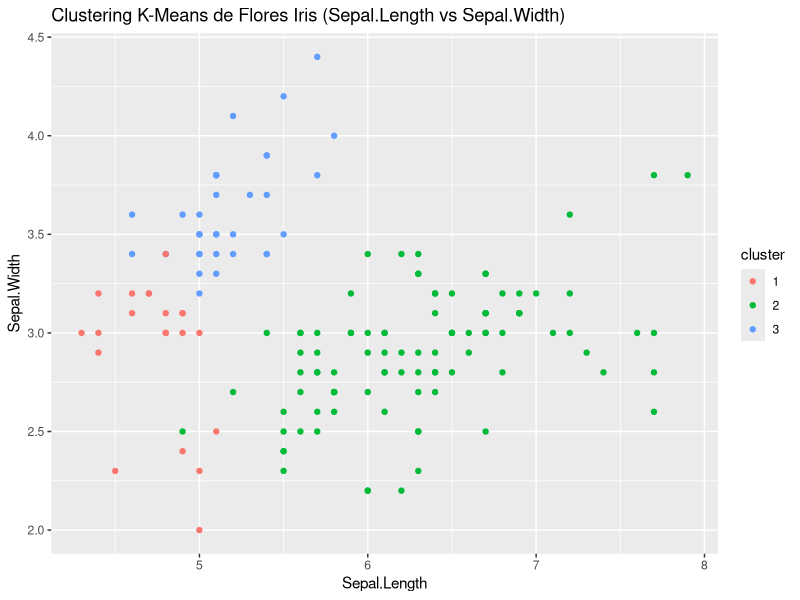
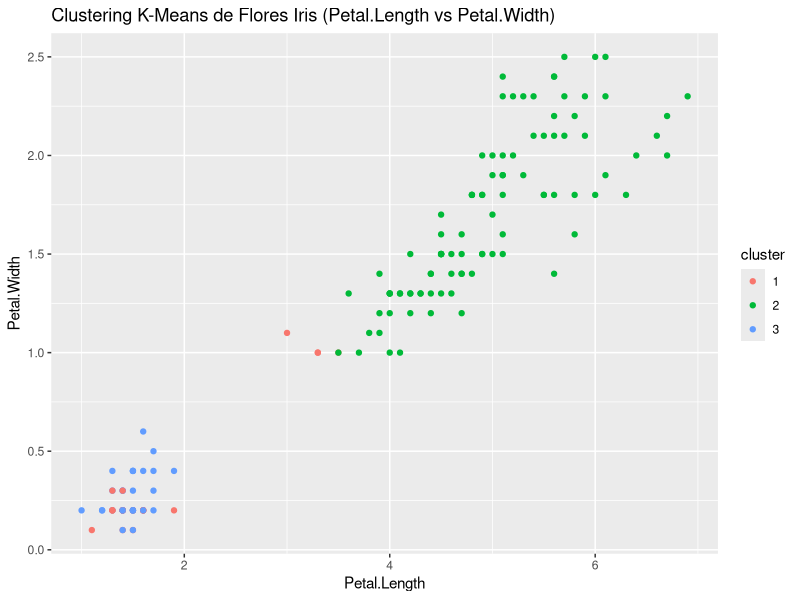
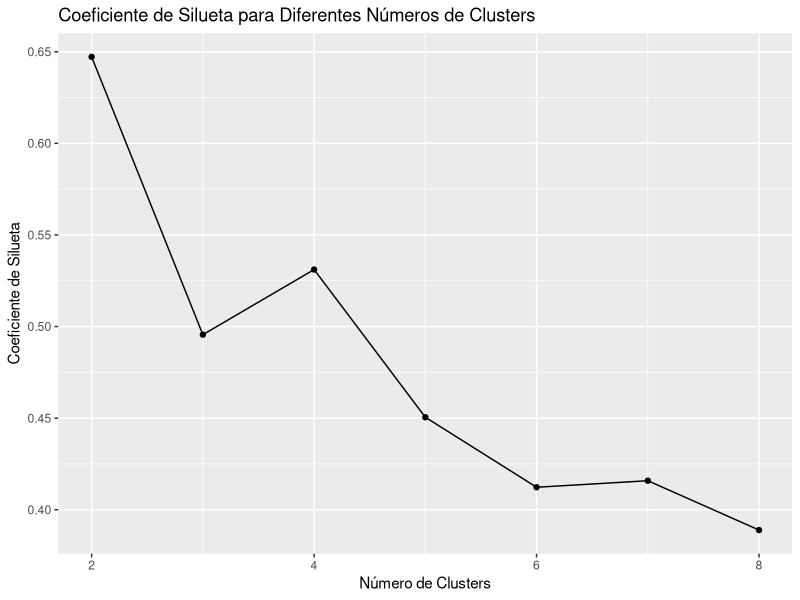
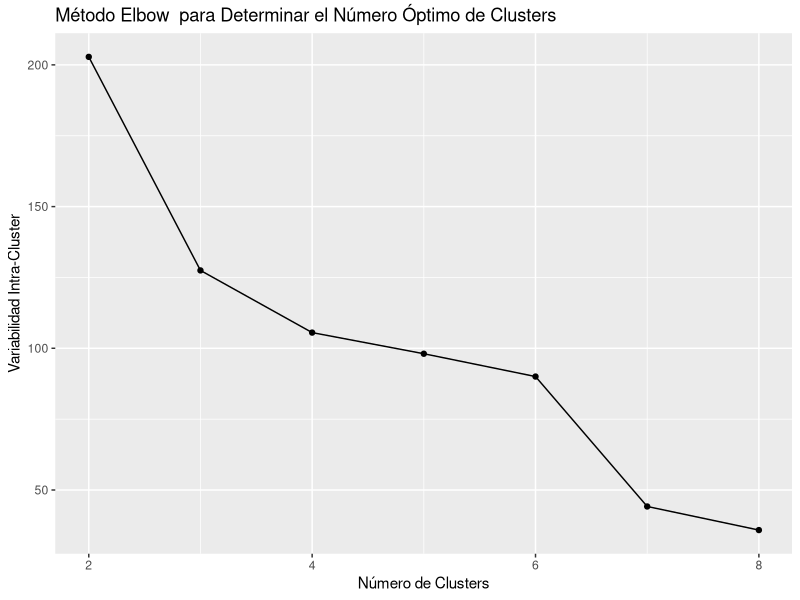

Write the R code that produced these figures, in order.
# Cargar el conjunto de datos Iris
data("iris")

# Ver las primeras filas del conjunto de datos
head(iris)

# Seleccionar las columnas que se utilizarán para el clustering (por ejemplo, las cuatro medidas)
datos <- iris[, 1:4]

# Realizar el clustering K-Means con 3 clusters
numero_clusters <- 3
kmeans_result <- kmeans(datos, centers = numero_clusters)

# Ver los resultados del clustering
print(kmeans_result)

# Añadir las etiquetas de cluster al conjunto de datos original
datos$cluster <- as.factor(kmeans_result$cluster)

# Ver las primeras filas del conjunto de datos con las etiquetas de cluster
head(datos)

# Visualizar los resultados del clustering
library(ggplot2)

# Diagrama de dispersión de Sepal.Length y Sepal.Width coloreado por el cluster
ggplot(datos, aes(x = Sepal.Length, y = Sepal.Width, color = cluster)) +
  geom_point() +
  labs(title = "Clustering K-Means de Flores Iris (Sepal.Length vs Sepal.Width)")

# Diagrama de dispersión de Petal.Length y Petal.Width coloreado por el cluster
ggplot(datos, aes(x = Petal.Length, y = Petal.Width, color = cluster)) +
  geom_point() +
  labs(title = "Clustering K-Means de Flores Iris (Petal.Length vs Petal.Width)")

# Cálculo y gráfico del coeficiente de silueta
# Cargar la librería 'cluster' para la función silhouette
library(cluster)

# Defino el rango de números de clusters
rango_clusters <- 2:8

# Crear un vector para almacenar los coeficientes de silueta
coeficientes_silueta <- numeric()

# Realizar el clustering K-Means para diferentes números de clusters
for (k in rango_clusters) {
  kmeans_result <- kmeans(datos, centers = k)
  coef_silueta <- silhouette(kmeans_result$cluster, dist(datos))
  coeficientes_silueta <- c(coeficientes_silueta, mean(coef_silueta[, "sil_width"]))
}

data_frame <- data.frame(NumeroClusters = rango_clusters, CoeficienteSilueta = coeficientes_silueta)

ggplot(data_frame, aes(x = NumeroClusters, y = CoeficienteSilueta)) +
  geom_line() +
  geom_point() +
  labs(title = "Coeficiente de Silueta para Diferentes Números de Clusters", 
       x = "Número de Clusters", y = "Coeficiente de Silueta")


# Cálculo y grafico el método de Elbow
# Crear un vector para almacenar la variabilidad intra-cluster (elbow)
variabilidad_intra_cluster <- numeric()

# Realizar el clustering K-Means para diferentes números de clusters
for (k in rango_clusters) {
  kmeans_result <- kmeans(datos, centers = k)
  
  # Calcular la variabilidad intra-cluster (elbow)
  variabilidad_intra_cluster <- c(variabilidad_intra_cluster, kmeans_result$tot.withinss)
}

# Crear un gráfico para visualizar el método del codo
library(ggplot2)

data_frame <- data.frame(NumeroClusters = rango_clusters, 
                         VariabilidadIntraCluster = variabilidad_intra_cluster)

# Gráfico del método del codo
ggplot(data_frame, aes(x = NumeroClusters, y = VariabilidadIntraCluster)) +
  geom_line() +
  geom_point() +
  labs(title = "Método Elbow  para Determinar el Número Óptimo de Clusters", 
       x = "Número de Clusters", y = "Variabilidad Intra-Cluster")
